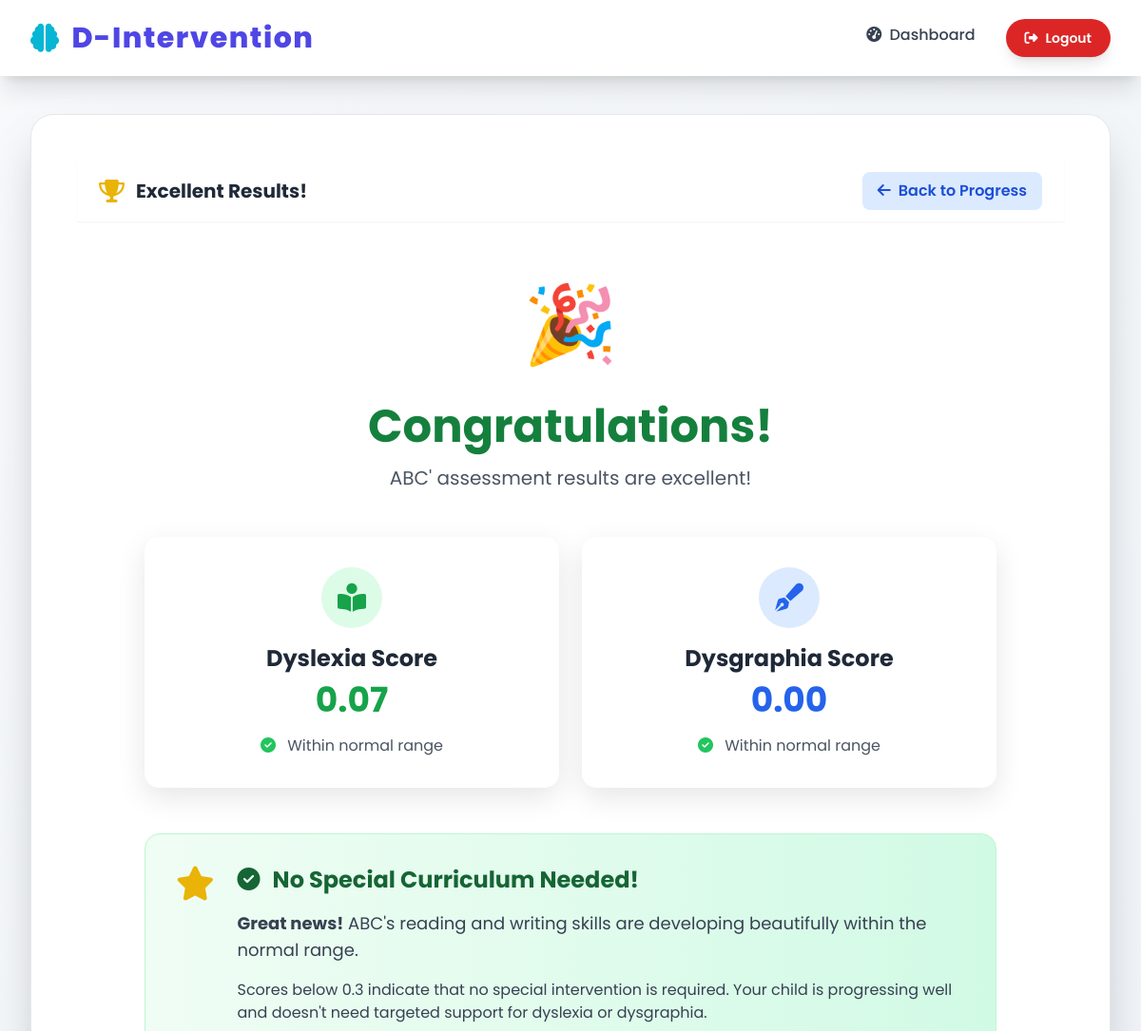
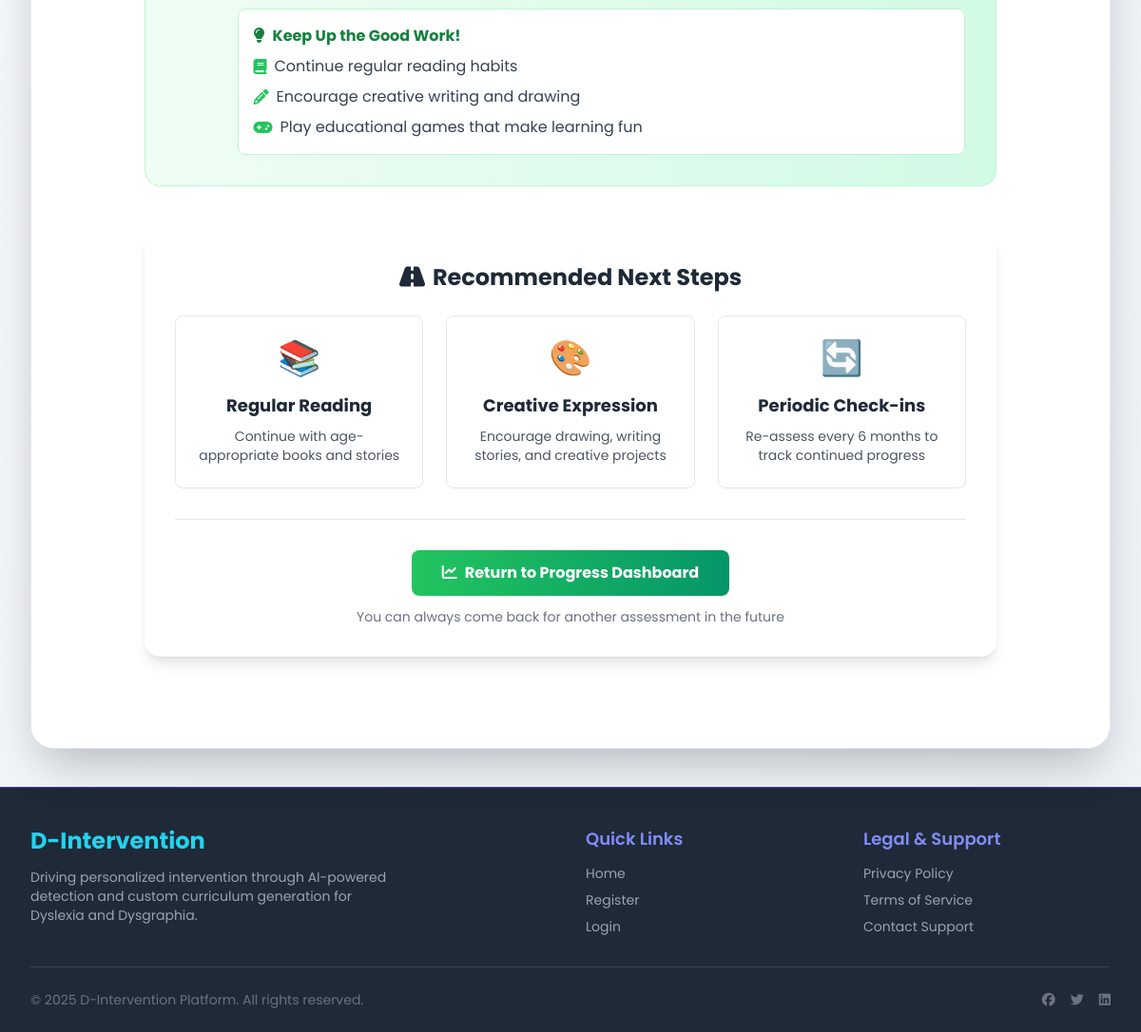
Page /todo/3 (signed in) on the committed database (2 pictures, top to bottom).
### tables this page shows
CREATE TABLE children (
            id INTEGER PRIMARY KEY AUTOINCREMENT,
            parent_id INTEGER NOT NULL,
            name TEXT NOT NULL,
            age INTEGER NOT NULL,
            school_class TEXT,
            created_at TIMESTAMP DEFAULT CURRENT_TIMESTAMP,
            FOREIGN KEY (parent_id) REFERENCES parents(id) ON DELETE CASCADE
        );

CREATE TABLE assessments (
            id INTEGER PRIMARY KEY AUTOINCREMENT,
            child_id INTEGER,
            parent_id INTEGER,
            screening_type TEXT NOT NULL,
            dyslexia_score REAL DEFAULT 0.0,
            dysgraphia_score REAL DEFAULT 0.0,
            verdict TEXT,
            raw_data_path TEXT,
            reference_text TEXT, 
            created_at TIMESTAMP DEFAULT CURRENT_TIMESTAMP,
            FOREIGN KEY (child_id) REFERENCES children(id) ON DELETE SET NULL,
            FOREIGN KEY (parent_id) REFERENCES parents(id) ON DELETE CASCADE
        );

### app.py (the view)
@app.route('/todo/<int:child_id>')
@parent_required
def view_todo_curriculum(child_id):
    conn = get_db_connection()
    child_check = conn.execute("SELECT parent_id, name, age FROM children WHERE id = ?", (child_id,)).fetchone()
    conn.close()
    if not child_check or child_check['parent_id'] != session['parent_id']:
        flash("Unauthorized access.", "error")
        return redirect(url_for('parent_dashboard'))
    todo_data = get_child_todo_data(child_id)
    if not todo_data:
        conn = get_db_connection()
        latest_scores = conn.execute("""
            SELECT dyslexia_score, dysgraphia_score
            FROM assessments
            WHERE child_id = ?
            ORDER BY created_at DESC LIMIT 1
        """, (child_id,)).fetchone()
        conn.close()
        if latest_scores:
            difficulty = get_difficulty_from_scores(
                latest_scores['dyslexia_score'],
                latest_scores['dysgraphia_score']
            )
            if difficulty is None:
                return render_template('todo_congratulations.html',
                                     child_id=child_id,
                                     child_name=child_check['name'],
                                     child_age=child_check['age'],
                                     dyslexia_score=latest_scores['dyslexia_score'],
                                     dysgraphia_score=latest_scores['dysgraphia_score'])
            else:
                todo_data = {'difficulty_preview': difficulty}
        else:
            return render_template('todo_no_assessment.html',
                                 child_id=child_id,
                                 child_name=child_check['name'])
    return render_template('todo_curriculum.html',
                         child_id=child_id,
                         child_name=child_check['name'],
                         child_age=child_check['age'],
                         todo_data=todo_data)

### app.py (called while the page is built, shortened)
def get_db_connection():
    conn = sqlite3.connect(DATABASE)
    conn.row_factory = sqlite3.Row
    return conn

def get_todo_db_connection():
    conn = sqlite3.connect(TODO_DATABASE)
    conn.row_factory = sqlite3.Row
    return conn

def get_difficulty_from_scores(dyslexia_score, dysgraphia_score):
    avg_score = (dyslexia_score + dysgraphia_score) / 2
    if avg_score < 0.3:
        return None  # No curriculum needed - child is doing well
    elif avg_score < 0.7:
        return 'medium'  # Moderate support needed
    else:
        return 'high'    # Intensive support needed

def get_child_todo_data(child_id):
    conn = get_todo_db_connection()
    curriculum = conn.execute('''
        SELECT difficulty_level, start_date
        FROM child_curriculum
        WHERE child_id = ? AND is_active = 1
        ORDER BY start_date DESC LIMIT 1
    ''', (child_id,)).fetchone()
    if not curriculum:
        conn.close()
        return None

def login_required_role(role):
    def wrapper(f):
        @wraps(f)
        def decorated(*args, **kwargs):
            if role == 'admin' and session.get('role') != 'admin':
                flash("Please log in as Admin.", "warning")
                return redirect(url_for('login'))
            if role == 'parent' and session.get('role') != 'parent':
                flash("Please log in as Parent.", "warning")
                return redirect(url_for('login'))
            return f(*args, **kwargs)
        return decorated
    return wrapper

### templates/todo_congratulations.html (shortened to what this page needs)
{% extends "layout.html" %}
{% block content %}
<head>
</head>
<body class="bg-gradient-to-br from-green-50 to-blue-50 min-h-screen">
    <nav class="bg-white shadow-sm">
        <div class="container mx-auto px-4 py-3">
            <div class="flex justify-between items-center">
                <div class="flex items-center space-x-3">
                    <i class="fas fa-trophy text-2xl text-yellow-500"></i>
                    <h1 class="text-xl font-bold text-gray-800">Excellent Results!</h1>
                </div>
                <a href="{{ url_for('child_progress', child_id=child_id) }}"
                   class="bg-blue-100 text-blue-700 hover:bg-blue-200 px-4 py-2 rounded-lg font-semibold transition">
                    <i class="fas fa-arrow-left mr-2"></i>Back to Progress
                </a>
            </div>
        </div>
    </nav>
    <div class="container mx-auto px-4 py-12">
        <div class="max-w-4xl mx-auto">
            <div class="text-center mb-12">
                <div class="emoji-large mb-6">🎉</div>
                <h1 class="text-4xl md:text-5xl font-bold text-green-700 mb-4">
                    Congratulations!
                </h1>
                <p class="text-xl text-gray-600">
                    {{ child_name }}' assessment results are excellent!
                </p>
            </div>
            <div class="grid grid-cols-1 md:grid-cols-2 gap-6 mb-12">
                <div class="score-card p-8">
                    <div class="text-center">
                        <div class="w-16 h-16 bg-green-100 rounded-full flex items-center justify-center mx-auto mb-4">
                            <i class="fas fa-book-reader text-3xl text-green-600"></i>
                        </div>
                        <h3 class="text-2xl font-bold text-gray-800 mb-2">Dyslexia Score</h3>
                        <div class="text-4xl font-bold text-green-600 mb-4">{{ "{:.2f}".format(dyslexia_score) }}</div>
                        <p class="text-gray-600">
                            <i class="fas fa-check-circle text-green-500 mr-2"></i>
                            Within normal range
                        </p>
                    </div>
                </div>
                <div class="score-card p-8">
                    <div class="text-center">
                        <div class="w-16 h-16 bg-blue-100 rounded-full flex items-center justify-center mx-auto mb-4">
                            <i class="fas fa-pen-fancy text-3xl text-blue-600"></i>
                        </div>
                        <h3 class="text-2xl font-bold text-gray-800 mb-2">Dysgraphia Score</h3>
                        <div class="text-4xl font-bold text-blue-600 mb-4">{{ "{:.2f}".format(dysgraphia_score) }}</div>
                        <p class="text-gray-600">
                            <i class="fas fa-check-circle text-green-500 mr-2"></i>
                            Within normal range
                        </p>
                    </div>
                </div>
            </div>
            <div class="bg-gradient-to-r from-green-50 to-emerald-100 border border-green-200 rounded-2xl p-8 mb-12">
                <div class="flex items-start">
                    <div class="mr-6">
                        <i class="fas fa-star text-4xl text-yellow-500"></i>
                    </div>
                    <div>
                        <h3 class="text-2xl font-bold text-green-800 mb-4">
                            <i class="fas fa-check-circle mr-2"></i>
                            No Special Curriculum Needed!
                        </h3>
                        <div class="space-y-4 text-gray-700">
                            <p class="text-lg">
                                <strong>Great news!</strong> {{ child_name }}'s reading and writing skills are developing
                                beautifully within the normal range.
                            </p>
                            <p>
                                Scores below 0.3 indicate that no special intervention is required.
                                Your child is progressing well and doesn't need targeted support for
                                dyslexia or dysgraphia.
                            </p>
                            <div class="bg-white p-4 rounded-lg border border-green-200">
                                <h4 class="font-bold text-green-700 mb-2">
                                    <i class="fas fa-lightbulb mr-2"></i>Keep Up the Good Work!
                                </h4>
                                <ul class="space-y-2">
                                    <li class="flex items-start">
                                        <i class="fas fa-book text-green-500 mt-1 mr-2"></i>
                                        <span>Continue regular reading habits</span>
                                    </li>
                                    <li class="flex items-start">
                                        <i class="fas fa-pencil-alt text-green-500 mt-1 mr-2"></i>
                                        <span>Encourage creative writing and drawing</span>
                                    </li>
                                    <li class="flex items-start">
                                        <i class="fas fa-gamepad text-green-500 mt-1 mr-2"></i>
                                        <span>Play educational games that make learning fun</span>
                                    </li>
                                </ul>
                            </div>
                        </div>
                    </div>
                </div>
            </div>
            <div class="bg-white rounded-2xl shadow-lg p-8">
                <h3 class="text-2xl font-bold text-gray-800 mb-6 text-center">
                    <i class="fas fa-road mr-2"></i>Recommended Next Steps
                </h3>
                <div class="grid grid-cols-1 md:grid-cols-3 gap-6">
                    <div class="text-center p-6 border rounded-lg hover:shadow-md transition">
                        <div class="text-4xl mb-4">📚</div>
                        <h4 class="font-bold text-lg mb-2">Regular Reading</h4>
                        <p class="text-gray-600 text-sm">
                            Continue with age-appropriate books and stories
                        </p>
                    </div>
                    <div class="text-center p-6 border rounded-lg hover:shadow-md transition">
                        <div class="text-4xl mb-4">🎨</div>
                        <h4 class="font-bold text-lg mb-2">Creative Expression</h4>
                        <p class="text-gray-600 text-sm">
                            Encourage drawing, writing stories, and creative projects
                        </p>
                    </div>
                    <div class="text-center p-6 border rounded-lg hover:shadow-md transition">
                        <div class="text-4xl mb-4">🔄</div>
                        <h4 class="font-bold text-lg mb-2">Periodic Check-ins</h4>
                        <p class="text-gray-600 text-sm">
                            Re-assess every 6 months to track continued progress
                        </p>
                    </div>
                </div>
                <div class="mt-8 pt-8 border-t text-center">
                    <a href="{{ url_for('child_progress', child_id=child_id) }}"
                       class="inline-block bg-gradient-to-r from-green-500 to-emerald-600 text-white font-bold py-3 px-8 rounded-lg hover:from-green-600 hover:to-emerald-700 transition duration-300">
                        <i class="fas fa-chart-line mr-2"></i>Return to Progress Dashboard
                    </a>
                    <p class="text-gray-500 text-sm mt-3">
                        You can always come back for another assessment in the future
                    </p>
                </div>
            </div>
        </div>
    </div>
</body>
{% endblock %}

### templates/layout.html (style rules this page uses)
:root { --color-primary: #4f46e5; --color-accent: #06b6d4; }
body { font-family: 'Poppins', sans-serif; background: linear-gradient(135deg, #f7f9fb 0%, #edf2f7 100%); color: #1f2937; }
html { scroll-behavior: smooth; }

### templates/todo_congratulations.html (style rules this page uses)
.score-card { background: white; border-radius: 15px; box-shadow: 0 10px 30px rgba(0,0,0,0.1); }
.emoji-large { font-size: 5rem; animation: bounce 2s infinite; }

### rows in the picture
children: name "ABC"
assessments: dyslexia_score "0.07", dysgraphia_score "0.00"

### other values in the picture
{{ 2025 }} "2025"
